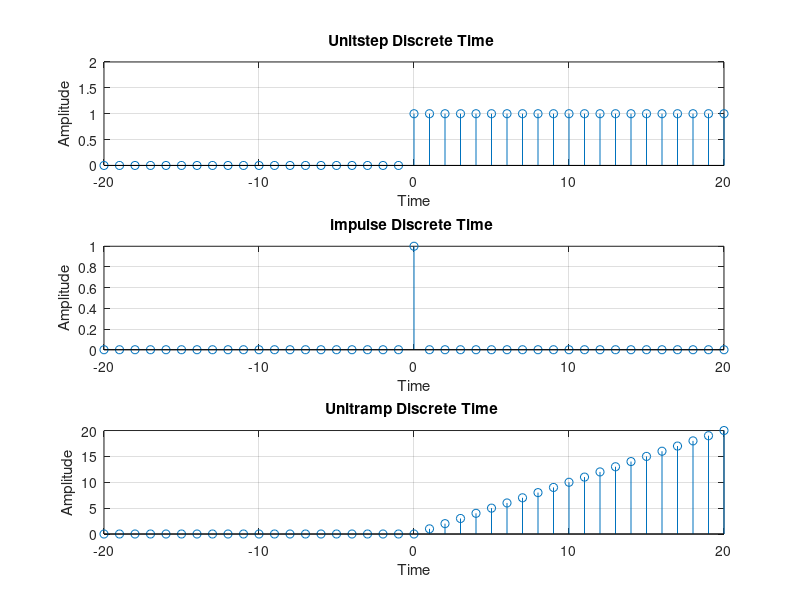

Recreate this plot in MATLAB.

clc;
close all;
t = -20:1:20;

unitstep = t>=0;
impulse = t==0;
unitramp = t.*unitstep;

subplot(3,1,1);
stem(t,unitstep);
xlabel('Time');
ylabel('Amplitude');
title('Unitstep Discrete Time ');
grid on;
ylim([0,2]);
 
subplot(3,1,2);
stem(t,impulse);
grid on;
xlabel('Time');
ylabel('Amplitude');
title('impulse Discrete Time ');

subplot(3,1,3);
stem(t,unitramp);
grid on;
xlabel('Time');
ylabel('Amplitude');
title('Unitramp Discrete Time ');
